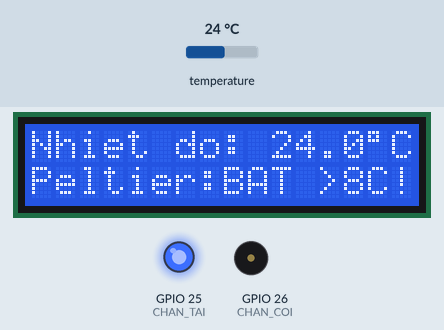
Simulated run of this program. Board: ESP32. On the bench: 16×2 character LCD, output pins drawn as LEDs (lit = HIGH), buzzer (waves = sounding). The inputs (shaded band) are chosen by the test bench; at power-on: temperature 24 °C. WiFi joins after 1.5 s; servers stay silent unless stated; what the program prints to the serial monitor is not drawn.

Above: at 1.7 s.
1.8 s: temperature set to 8.4 °C
At 2.4 s:
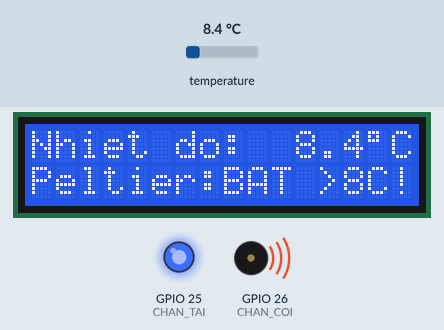
3.6 s: temperature set to 7.6 °C
At 5.3 s:
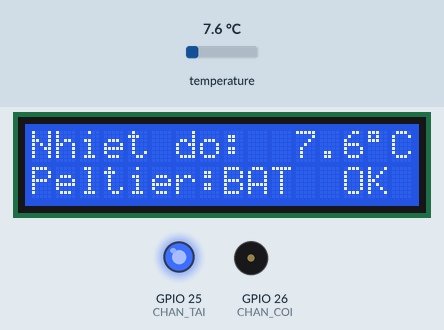
5.6 s: temperature set to 12 °C
At 6.9 s:
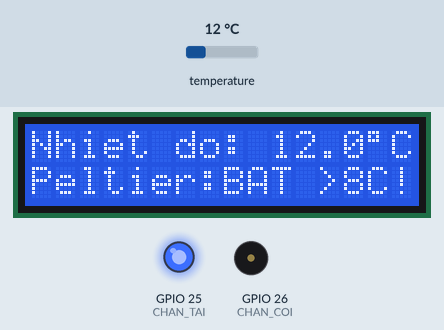
Timing chart, 0 to 14.1 s (numbered marks = the images above; inputs shaded):
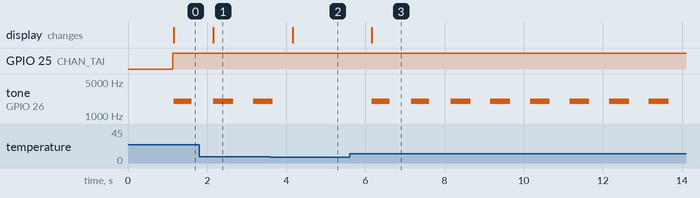

The program:

main.cpp
```cpp
#include <Arduino.h>            // Bắt buộc trong PlatformIO
#include <OneWire.h>            // Giao tiếp 1 dây (OneWire)
#include <DallasTemperature.h>  // Đọc cảm biến DS18B20
#include <Wire.h>               // Giao tiếp I2C
#include <LiquidCrystal_I2C.h>  // Màn hình LCD 1602 qua I2C
#include <WiFi.h>               // Kết nối WiFi (có sẵn trong ESP32)
#include <WebServer.h>          // Máy chủ web nhỏ chạy trên ESP32

// BÀI 7: Xem nhiệt độ trên điện thoại qua WiFi (mục 3.5)
// Đã gộp: bài 5 (hysteresis, an toàn khi lỗi) + BT bài 5 (thời gian tối thiểu,
// đếm số lần bật) + log CSV qua Serial (BT3 bài 3 / bài 6)

// ---------- Chân kết nối ----------
const int CHAN_CAM_BIEN = 4;    // DS18B20 chân DQ
const int CHAN_TAI      = 25;   // LED tải giả -> sau này là MOSFET -> Peltier
const int CHAN_COI      = 26;   // Còi cảnh báo
const int CHAN_SDA      = 21;   // I2C dữ liệu
const int CHAN_SCL      = 22;   // I2C xung nhịp

// ---------- WiFi ----------
// Trên Wokwi dùng mạng ảo "Wokwi-GUEST" (không mật khẩu, kênh 6).
// Khi nạp vào ESP32 thật: đổi thành tên và mật khẩu WiFi nhà em.
const char *TEN_WIFI     = "Wokwi-GUEST";
const char *MAT_KHAU_WIFI = "";

// ---------- Ngưỡng điều khiển ----------
const float NGUONG_BAT      = 5.5;   // T >= 5,5 °C -> BẬT Peltier
const float NGUONG_TAT      = 4.5;   // T <= 4,5 °C -> TẮT Peltier
const float NGUONG_CANH_BAO = 8.0;   // T >  8 °C   -> còi cảnh báo
const float NHIET_DO_MIN    = -30.0; // Ngoài khoảng này coi như số đo vô lý
const float NHIET_DO_MAX    = 70.0;

// ---------- Thời gian (ms) ----------
const unsigned long CHU_KY_DO          = 1000;   // Đo nhiệt độ mỗi 1 giây
const unsigned long THOI_GIAN_TOI_THIEU = 30000; // Peltier bật/tắt phải giữ ít nhất 30 giây
const unsigned long COI_CHAM           = 500;    // Quá nhiệt: kêu/tắt mỗi 0,5 giây
const unsigned long COI_NHANH          = 150;    // Lỗi cảm biến: kêu/tắt mỗi 0,15 giây
const int           TAN_SO_COI         = 2000;   // Hz

OneWire oneWire(CHAN_CAM_BIEN);
DallasTemperature camBien(&oneWire);
LiquidCrystal_I2C lcd(0x27, 16, 2);
WebServer mayChu(80);  // Máy chủ web ở cổng 80 (cổng mặc định của trình duyệt)

// ---------- Trạng thái (nhớ giữa các vòng loop) ----------
float nhietDoHienTai = 0;    // Số đo gần nhất (để trang web đọc)
bool peltierBat = false;     // Peltier đang bật hay tắt
bool loiCamBien = false;     // Cảm biến có đang lỗi không
bool quaNhiet   = false;     // Có đang vượt ngưỡng cảnh báo không
bool coiDangKeu = false;     // Còi đang ở nhịp kêu hay nhịp nghỉ
bool daBaoIP    = false;     // Đã in địa chỉ IP ra Serial chưa
unsigned int soLanBat = 0;   // Số lần Peltier chuyển TẮT -> BẬT (câu hỏi nghiên cứu 3)

unsigned long lanDoTruoc = 0;  // Mốc thời gian lần đo trước
unsigned long lanDoiCoi  = 0;  // Mốc thời gian lần đổi nhịp còi trước
unsigned long lanDoiTai  = 0;  // Mốc thời gian lần Peltier đổi trạng thái gần nhất

// Trang web gửi cho điện thoại. Trang tự hỏi "/du-lieu" mỗi 2 giây để cập nhật số.
const char TRANG_WEB[] = R"rawliteral(
<!DOCTYPE html>
<html lang="vi">
<head>
<meta charset="utf-8">
<meta name="viewport" content="width=device-width, initial-scale=1">
<title>Hộp bảo quản</title>
<style>
  body { font-family: sans-serif; text-align: center; background: #eef4f8; margin: 0; padding: 16px; }
  .the { background: white; border-radius: 12px; padding: 16px; margin: 12px auto; max-width: 360px; }
  .so { font-size: 56px; font-weight: bold; }
  .ok { color: #1a7f37; } .canh-bao { color: #c62828; }
</style>
</head>
<body>
  <h2>❄️ Hộp bảo quản mini</h2>
  <div class="the"><div>Nhiệt độ trong hộp</div><div class="so" id="t">--.-</div></div>
  <div class="the">
    <div>Trạng thái: <b id="tt">...</b></div>
    <div>Peltier: <b id="p">...</b></div>
    <div>Số lần bật Peltier: <b id="n">0</b></div>
    <div>Thời gian chạy: <b id="g">0</b> giây</div>
  </div>
<script>
async function capNhat() {
  try {
    const d = await (await fetch('/du-lieu')).json();
    document.getElementById('t').textContent = d.loi ? '--.-' : d.t.toFixed(1) + ' °C';
    const tt = document.getElementById('tt');
    tt.textContent = d.loi ? 'LỖI CẢM BIẾN' : (d.quaNhiet ? 'CẢNH BÁO > 8 °C' : 'Bình thường');
    tt.className = (d.loi || d.quaNhiet) ? 'canh-bao' : 'ok';
    document.getElementById('p').textContent = d.peltier ? 'BẬT' : 'TẮT';
    document.getElementById('n').textContent = d.soLanBat;
    document.getElementById('g').textContent = d.giay;
  } catch (e) {
    document.getElementById('tt').textContent = 'Mất kết nối';
  }
}
capNhat();
setInterval(capNhat, 2000);
</script>
</body>
</html>
)rawliteral";

// Ghi một dòng lên LCD, đệm khoảng trắng cho đủ 16 ký tự (không cần lcd.clear())
void inDong(int dong, const char *noiDung) {
  char dem[17];
  snprintf(dem, sizeof(dem), "%-16s", noiDung);
  lcd.setCursor(0, dong);
  lcd.print(dem);
}

// Số đo có đáng tin không? (mất kết nối trả về -127; số ngoài khoảng hợp lý cũng loại)
bool soDoHopLe(float t) {
  return t != DEVICE_DISCONNECTED_C && t > NHIET_DO_MIN && t < NHIET_DO_MAX;
}

// Đổi trạng thái Peltier (chỉ làm khi thật sự khác trạng thái cũ)
void datTai(bool bat) {
  if (bat == peltierBat) return;
  peltierBat = bat;
  lanDoiTai = millis();
  if (bat) soLanBat++;
  digitalWrite(CHAN_TAI, bat ? HIGH : LOW);
}

// ===== VIỆC 1: Đo nhiệt độ, quyết định bật/tắt Peltier, cập nhật LCD, ghi log =====
void doVaDieuKhien() {
  float nhietDo = camBien.getTempCByIndex(0);
  camBien.requestTemperatures();  // Không chờ (xem setWaitForConversion trong setup)

  loiCamBien = !soDoHopLe(nhietDo);

  if (loiCamBien) {
    datTai(false);     // AN TOÀN KHI LỖI: tắt NGAY, không cần chờ thời gian tối thiểu
    quaNhiet = false;
  } else {
    nhietDoHienTai = nhietDo;

    // HYSTERESIS: quyết định "muốn" bật hay tắt
    bool muonBat = peltierBat;
    if (nhietDo >= NGUONG_BAT) {
      muonBat = true;
    } else if (nhietDo <= NGUONG_TAT) {
      muonBat = false;
    }

    // THỜI GIAN TỐI THIỂU: chỉ được đổi khi trạng thái cũ đã giữ đủ lâu
    // (lần bật đầu tiên sau khi khởi động thì không phải chờ)
    bool duThoiGian = (soLanBat == 0) || (millis() - lanDoiTai >= THOI_GIAN_TOI_THIEU);
    if (muonBat != peltierBat && duThoiGian) {
      datTai(muonBat);
    }

    quaNhiet = nhietDo > NGUONG_CANH_BAO;
  }

  // Hiển thị LCD
  char dong1[17];
  char dong2[17];
  if (loiCamBien) {
    inDong(0, "Nhiet do: --.-");
    inDong(1, "LOI CAM BIEN!");
  } else {
    snprintf(dong1, sizeof(dong1), "Nhiet do:%5.1f%cC", nhietDo, 223);
    snprintf(dong2, sizeof(dong2), "Peltier:%s %s",
             peltierBat ? "BAT" : "TAT",
             quaNhiet ? ">8C!" : " OK ");
    inDong(0, dong1);
    inDong(1, dong2);
  }

  // Log CSV: giay,nhiet_do,peltier,canh_bao,so_lan_bat
  // canh_bao: 0 = bình thường, 1 = quá nhiệt, 2 = lỗi cảm biến
  int maCanhBao = loiCamBien ? 2 : (quaNhiet ? 1 : 0);
  Serial.printf("%lu,", millis() / 1000);
  if (!loiCamBien) {
    Serial.print(nhietDo, 2);  // Khi lỗi thì để trống ô này (Excel hiểu là thiếu số liệu)
  }
  Serial.printf(",%d,%d,%u", peltierBat ? 1 : 0, maCanhBao, soLanBat);
  Serial.println();  // Xuống dòng chuẩn "\r\n" (chỉ "\n" sẽ làm log bị xếp bậc thang)
}

// ===== VIỆC 2: Điều khiển còi kêu ngắt quãng =====
void dieuKhienCoi(unsigned long bayGio) {
  if (!loiCamBien && !quaNhiet) {
    noTone(CHAN_COI);
    coiDangKeu = false;
    return;
  }

  unsigned long nhip = loiCamBien ? COI_NHANH : COI_CHAM;

  if (bayGio - lanDoiCoi >= nhip) {
    lanDoiCoi = bayGio;
    coiDangKeu = !coiDangKeu;
    if (coiDangKeu) {
      tone(CHAN_COI, TAN_SO_COI);
    } else {
      noTone(CHAN_COI);
    }
  }
}

// ===== VIỆC 3: Trả lời trình duyệt =====
void guiTrangChu() {
  mayChu.send(200, "text/html; charset=utf-8", TRANG_WEB);
}

void guiDuLieu() {
  char json[160];
  snprintf(json, sizeof(json),
           "{\"t\":%.2f,\"loi\":%s,\"quaNhiet\":%s,\"peltier\":%s,\"soLanBat\":%u,\"giay\":%lu}",
           nhietDoHienTai,
           loiCamBien ? "true" : "false",
           quaNhiet ? "true" : "false",
           peltierBat ? "true" : "false",
           soLanBat,
           millis() / 1000);
  mayChu.send(200, "application/json", json);
}

// ===== VIỆC 4: Báo địa chỉ IP một lần khi WiFi vừa kết nối =====
void kiemTraWiFi() {
  if (!daBaoIP && WiFi.status() == WL_CONNECTED) {
    daBaoIP = true;
    Serial.print("# WiFi da ket noi. Mo trinh duyet: http://");  // Dòng bắt đầu bằng # là ghi chú,
    Serial.println(WiFi.localIP());                              // không phải số liệu CSV
  }
}

// setup() chạy MỘT lần khi bo khởi động
void setup() {
  Serial.begin(115200);
  pinMode(CHAN_TAI, OUTPUT);
  pinMode(CHAN_COI, OUTPUT);
  digitalWrite(CHAN_TAI, LOW);  // Khởi động ở trạng thái an toàn: tải TẮT

  camBien.begin();
  camBien.setWaitForConversion(false);
  camBien.requestTemperatures();

  Wire.begin(CHAN_SDA, CHAN_SCL);
  lcd.init();
  lcd.backlight();
  inDong(0, "Hop bao quan");
  inDong(1, "Dang khoi dong..");

  // WiFi: chỉ ra lệnh kết nối rồi đi tiếp, KHÔNG đứng chờ.
  // Mất WiFi thì hộp vẫn phải giữ lạnh và cảnh báo bình thường!
  WiFi.mode(WIFI_STA);
  WiFi.begin(TEN_WIFI, MAT_KHAU_WIFI, 6);  // Kênh 6 giúp Wokwi kết nối nhanh hơn

  mayChu.on("/", guiTrangChu);         // Địa chỉ "/" -> trang web
  mayChu.on("/du-lieu", guiDuLieu);    // Địa chỉ "/du-lieu" -> số liệu dạng JSON
  mayChu.begin();

  Serial.println("# Bai 7: WiFi + web");
  Serial.println("giay,nhiet_do,peltier,canh_bao,so_lan_bat");  // Dòng tiêu đề CSV
  lanDoTruoc = millis();
}

// loop() lặp lại MÃI MÃI sau setup() - KHÔNG có delay()
void loop() {
  unsigned long bayGio = millis();

  if (bayGio - lanDoTruoc >= CHU_KY_DO) {
    lanDoTruoc = bayGio;
    doVaDieuKhien();
  }

  dieuKhienCoi(bayGio);
  mayChu.handleClient();  // Có ai đang mở trang web không? Có thì trả lời
  kiemTraWiFi();
}
```

Measured:
- the behaviour switches between 8.1 and 8 °C on temperature (found by bisection; images 1 and 2)
- after the input at 1.8 s, the display: changes after 0.36 s (image 1)
- after the input at 3.6 s, tone on GPIO 26 (CHAN_COI): goes on until 3.7 s, then stays silent; the display: changes after 0.56 s (image 2)
- after the input at 5.6 s, tone on GPIO 26 (CHAN_COI): alternates 2000 Hz for 0.50 s and silent for 0.50 s, starting after 0.56 s; the display: changes after 0.56 s (image 3)
